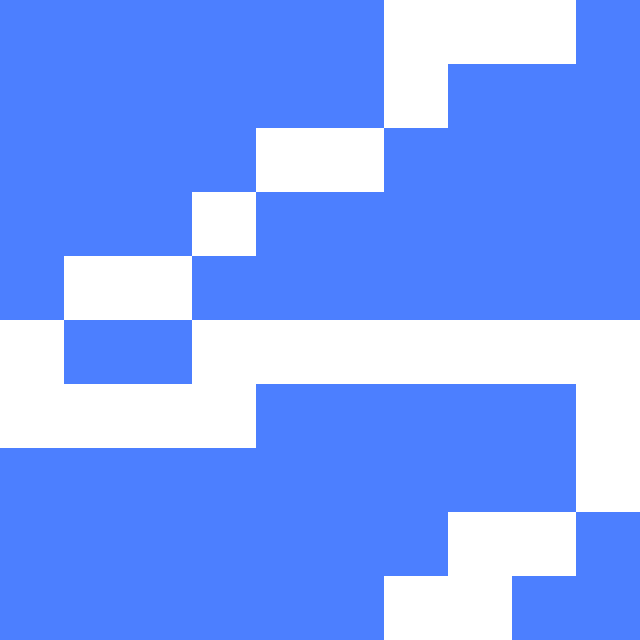

This game map was drawn from its Tiled (.tmx) file and the tilesets committed beside it. A one-line description and the full map source follow:
An orthogonal 10x10 tile map with 64x64 px tiles, 1 tile layer (Tile Layer 1) and 13 objects (12x Tree, PlayerSpawn).

<map version="1.2" tiledversion="1.2.3" orientation="orthogonal" renderorder="right-down" width="10" height="10" tilewidth="64" tileheight="64" infinite="0" nextlayerid="3" nextobjectid="14">
 <tileset firstgid="1" source="Tiles1.tsx" />
 <layer id="1" name="Tile Layer 1" width="10" height="10">
  <data encoding="csv">
1,1,1,1,1,1,2,2,2,1,
1,1,1,1,1,1,2,1,1,1,
1,1,1,1,2,2,1,1,1,1,
1,1,1,2,1,1,1,1,1,1,
1,2,2,1,1,1,1,1,1,1,
2,1,1,2,2,2,2,2,2,2,
2,2,2,2,1,1,1,1,1,2,
1,1,1,1,1,1,1,1,1,2,
1,1,1,1,1,1,1,2,2,1,
1,1,1,1,1,1,2,2,1,1
</data>
 </layer>
 <objectgroup id="2" name="Object Layer 1">
  <object id="1" name="PlayerSpawn" x="88" y="90" />
  <object id="2" name="Tree" type="Tree" x="214" y="550" />
  <object id="3" name="Tree" type="Tree" x="366.667" y="417.333" />
  <object id="4" name="Tree" type="Tree" x="433.333" y="568" />
  <object id="5" name="Tree" type="Tree" x="512" y="257.333" />
  <object id="6" name="Tree" type="Tree" x="510.667" y="112" />
  <object id="7" name="Tree" type="Tree" x="194.667" y="392" />
  <object id="8" name="Tree" type="Tree" x="317.333" y="313.333" />
  <object id="9" name="Tree" type="Tree" x="357.333" y="192" />
  <object id="10" name="Tree" type="Tree" x="222.667" y="213.333" />
  <object id="11" name="Tree" type="Tree" x="321.333" y="76" />
  <object id="12" name="Tree" type="Tree" x="97.3333" y="464" />
  <object id="13" name="Tree" type="Tree" x="529.333" y="428" />
 </objectgroup>
</map>
